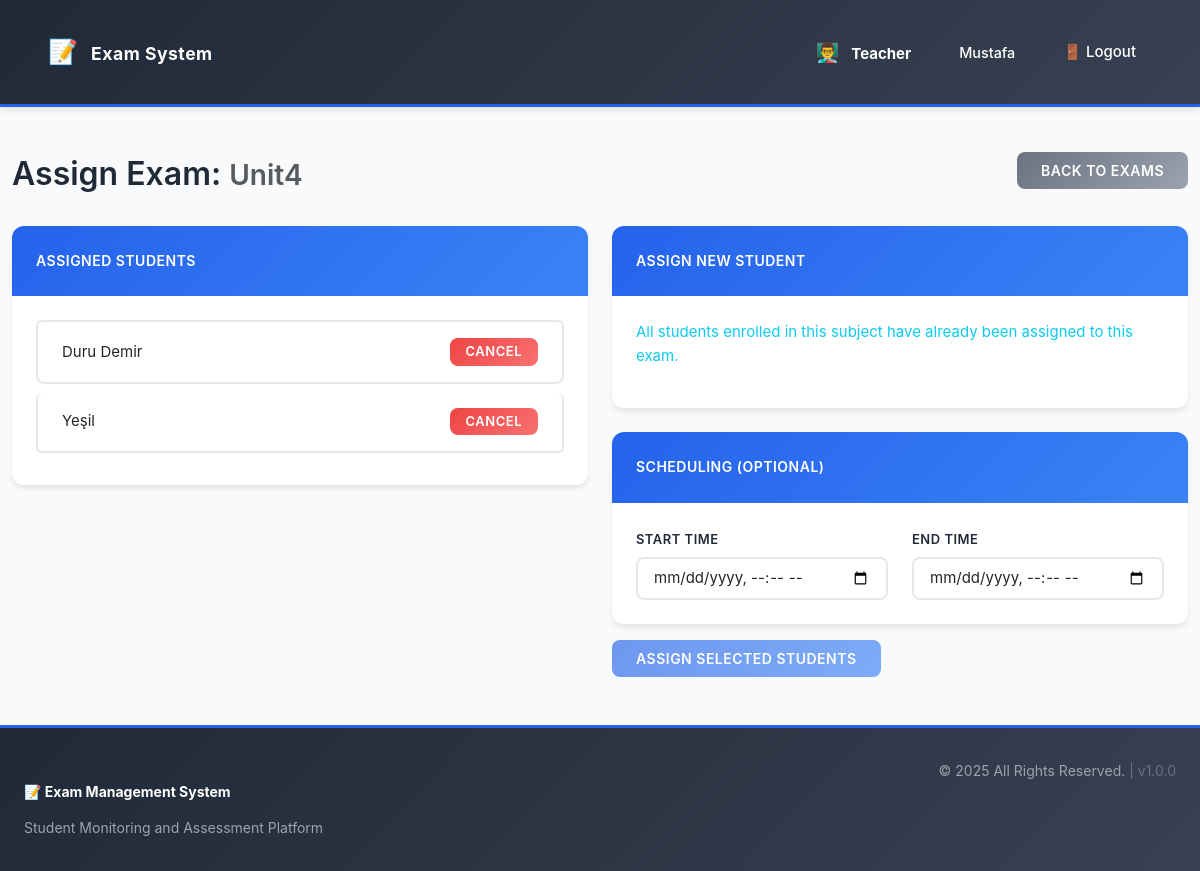
/index.php?page=assign_exam&exam_id=4 (signed in), run on the app's committed database.
### tables this page shows
CREATE TABLE exams (
    id INTEGER PRIMARY KEY AUTOINCREMENT,
    teacher_id INTEGER NOT NULL,
    name VARCHAR(255) NOT NULL,
    question_pdf_url VARCHAR(255) NULL,
    status TEXT CHECK(status IN ('draft', 'published')) NOT NULL DEFAULT 'draft',
    created_at DATETIME DEFAULT CURRENT_TIMESTAMP, subject_id INTEGER,
    FOREIGN KEY (teacher_id) REFERENCES users(id) ON DELETE CASCADE
);

CREATE TABLE exam_assignments (
    id INTEGER PRIMARY KEY AUTOINCREMENT,
    exam_id INTEGER NOT NULL,
    student_id INTEGER NOT NULL,
    start_time DATETIME NULL,
    end_time DATETIME NULL,
    status TEXT CHECK(status IN ('assigned', 'in_progress', 'submitted', 'graded')) NOT NULL DEFAULT 'assigned',
    FOREIGN KEY (exam_id) REFERENCES exams(id) ON DELETE CASCADE,
    FOREIGN KEY (student_id) REFERENCES users(id) ON DELETE CASCADE
);

CREATE TABLE "users" (
    id INTEGER PRIMARY KEY AUTOINCREMENT,
    username VARCHAR(255) NOT NULL UNIQUE,
    password_hash VARCHAR(255) NOT NULL,
    role TEXT CHECK(role IN ('admin', 'teacher', 'student', 'coach')) NOT NULL
);

### views/teacher/assign_exam.php (the view, shortened to what this page needs)
<?php
$exam_id = $_GET['exam_id'];
$teacher_id = $_SESSION['user_id'];
$exam_stmt = $pdo->prepare("SELECT * FROM exams WHERE id = :id AND teacher_id = :teacher_id AND status = 'published'");
$exam_stmt->execute(['id' => $exam_id, 'teacher_id' => $teacher_id]);
$exam = $exam_stmt->fetch();
$students_stmt = $pdo->prepare(
    "SELECT u.id, u.username FROM users u JOIN enrollments e ON u.id = e.user_id
     WHERE u.role = 'student' AND e.subject_id = :subject_id AND e.teacher_id = :teacher_id"
);
$students_stmt->execute(['subject_id' => $exam['subject_id'], 'teacher_id' => $teacher_id]);
$students = $students_stmt->fetchAll();
$assigned_stmt = $pdo->prepare("SELECT student_id FROM exam_assignments WHERE exam_id = :exam_id");
$assigned_stmt->execute(['exam_id' => $exam_id]);
$assigned_student_ids = $assigned_stmt->fetchAll(PDO::FETCH_COLUMN, 0);
?>
<!DOCTYPE html>
<html lang="en">
<head>
    <link href="https://cdn.jsdelivr.net/npm/bootstrap@5.3.3/dist/css/bootstrap.min.css" rel="stylesheet">
    <link href="css/style.css" rel="stylesheet">
</head>
<body>
    <?php require __DIR__ . '/../../includes/navbar.php'; ?>
    <div class="container mt-4">
        <div class="d-flex justify-content-between align-items-center mb-3">
            <h1>Assign Exam: <small class="text-muted"><?php echo htmlspecialchars($exam['name']); ?></small></h1>
            <a href="index.php?page=exams" class="btn btn-secondary">Back to Exams</a>
        </div>
        <div class="row">
            <div class="col-md-6">
                <div class="card">
                    <div class="card-header">Assigned Students</div>
                    <div class="card-body">
                        <?php if (empty($assigned_student_ids)): ?>
                            <p>No students have been assigned to this exam yet.</p>
                        <?php else: ?>
                            <ul class="list-group">
                                <?php
                                $assigned_students_stmt = $pdo->prepare("SELECT u.username, ea.id as assignment_id FROM users u JOIN exam_assignments ea ON u.id = ea.student_id WHERE ea.exam_id = :exam_id");
                                $assigned_students_stmt->execute(['exam_id' => $exam_id]);
                                $assigned_students = $assigned_students_stmt->fetchAll();
                                foreach ($assigned_students as $student):
                                ?>
                                    <li class="list-group-item d-flex justify-content-between align-items-center">
                                        <?php echo htmlspecialchars($student['username']); ?>
                                        <form action="src/teacher/assignment_action.php" method="POST" style="display: inline;">
                                            <button type="submit" class="btn btn-danger btn-sm" onclick="return confirm('Are you sure you want to cancel this assignment?');">Cancel</button>
                                        </form>
                                    </li>
                                <?php endforeach; ?>
                            </ul>
                        <?php endif; ?>
                    </div>
                </div>
            </div>
            <div class="col-md-6">
                <form action="src/teacher/assignment_action.php" method="POST">
                    <div class="card">
                        <div class="card-header">Assign New Student</div>
                        <div class="card-body">
                            <?php
                            $unassigned_students = array_filter($students, function($student) use ($assigned_student_ids) {
                                return !in_array($student['id'], $assigned_student_ids);
                            });
                            ?>
                            <?php if (empty($unassigned_students)): ?>
                                <p class="text-info">All students enrolled in this subject have already been assigned to this exam.</p>
                            <?php endif; ?>
                        </div>
                    </div>
                    <div class="card mt-4">
                        <div class="card-header">Scheduling (Optional)</div>
                        <div class="card-body">
                            <div class="row">
                                <div class="col-md-6">
                                    <label for="start_time" class="form-label">Start Time</label>
                                    <input type="datetime-local" id="start_time" name="start_time" class="form-control">
                                </div>
                                <div class="col-md-6">
                                    <label for="end_time" class="form-label">End Time</label>
                                    <input type="datetime-local" id="end_time" name="end_time" class="form-control">
                                </div>
                            </div>
                        </div>
                    </div>
                    <button type="submit" name="action" value="assign_exam" class="btn btn-primary mt-3" <?php echo empty($unassigned_students) ? 'disabled' : ''; ?>>Assign Selected Students</button>
                </form>
            </div>
        </div>
    </div>
<?php require __DIR__ . '/../../includes/footer.php'; ?>
</body>
</html>

### css/style.css (style rules this page uses)
:root { --primary: #2563eb; --primary-light: #3b82f6; --primary-dark: #1e40af; --success: #10b981; --success-light: #d1fae5; --danger: #ef4444; --danger-light: #fee2e2; --warning: #f59e0b; --warning-light: #fef3c7; --info: #06b6d4; --info-light: #cffafe; --dark: #1f2937; --dark-light: #374151; --gray: #6b7280; --gray-light: #e5e7eb; --light: #f9fafb; --white: #ffffff; --admin: #8b5cf6; --teacher: #06b6d4; --student: #10b981; --coach: #f59e0b; --spacing-xs: 0.25rem; --spacing-sm: 0.5rem; --spacing-md: 1rem; --spacing-lg: 1.5rem; --spacing-xl: 2rem; --spacing-2xl: 3rem; --radius-sm: 0.375rem; --radius-md: 0.5rem; --radius-lg: 0.75rem; --radius-xl: 1rem; --shadow-sm: 0 1px 2px 0 rgba(0, 0, 0, 0.05); --shadow-md: 0 4px 6px -1px rgba(0, 0, 0, 0.1); --shadow-lg: 0 10px 15px -3px rgba(0, 0, 0, 0.1); --shadow-xl: 0 20px 25px -5px rgba(0, 0, 0, 0.1); }
* { margin: 0; padding: 0; box-sizing: border-box; }
body { font-family: -apple-system, BlinkMacSystemFont, 'Segoe UI', 'Roboto', 'Oxygen', 'Ubuntu', 'Cantarell', sans-serif; color: var(--dark); background-color: var(--light); line-height: 1.6; font-size: 0.9375rem; }
h1, h2, h3, h4, h5, h6 { font-weight: 600; color: var(--dark); margin-top: var(--spacing-lg); margin-bottom: var(--spacing-md); }
h1 { font-size: 2rem; }
a { color: var(--primary); text-decoration: none; transition: color 0.2s ease; }
.container-fluid, .container { max-width: 100%; }
.card { border: none; border-radius: var(--radius-lg); box-shadow: var(--shadow-md); transition: all 0.3s ease; overflow: hidden; }
.card-header { background: linear-gradient(135deg, var(--primary) 0%, var(--primary-light) 100%); color: var(--white); border: none; font-weight: 600; padding: var(--spacing-lg); text-transform: uppercase; letter-spacing: 0.5px; font-size: 0.875rem; }
.card-body { padding: var(--spacing-lg); }
.btn { border: none; border-radius: var(--radius-md); font-weight: 600; padding: var(--spacing-sm) var(--spacing-lg); transition: all 0.2s ease; font-size: 0.875rem; text-transform: uppercase; letter-spacing: 0.5px; cursor: pointer; }
.btn-primary { background: linear-gradient(135deg, var(--primary) 0%, var(--primary-light) 100%); color: var(--white); }
.btn-danger { background: linear-gradient(135deg, var(--danger) 0%, #f87171 100%); color: var(--white); }
.btn-secondary { background: linear-gradient(135deg, var(--gray) 0%, #9ca3af 100%); color: var(--white); }
.btn-sm { padding: var(--spacing-xs) var(--spacing-md); font-size: 0.8125rem; }
.form-control, .form-select { border: 2px solid var(--gray-light); border-radius: var(--radius-md); padding: var(--spacing-sm) var(--spacing-md); font-size: 0.9375rem; transition: all 0.2s ease; }
.form-label { font-weight: 600; color: var(--dark); margin-bottom: var(--spacing-sm); text-transform: uppercase; font-size: 0.8125rem; letter-spacing: 0.5px; }
.list-group-item { border: 2px solid var(--gray-light); padding: var(--spacing-md) var(--spacing-lg); border-radius: var(--radius-md); margin-bottom: var(--spacing-sm); transition: all 0.2s ease; }
.text-muted { color: var(--gray); }
.mt-3 { margin-top: var(--spacing-lg); }
.mt-4 { margin-top: var(--spacing-xl); }
.mb-3 { margin-bottom: var(--spacing-lg); }
html, body { height: 100%; }
body { display: flex; flex-direction: column; }

### data on the page
exams: name "Unit4"
exam_assignments: student.username "Duru Demir"
exam_assignments: student.username "Yeşil"

### other printed values
$role_info['icon'] "👨‍🏫"
$role_info['name'] "Teacher"
$_SESSION['username'] "Mustafa"
